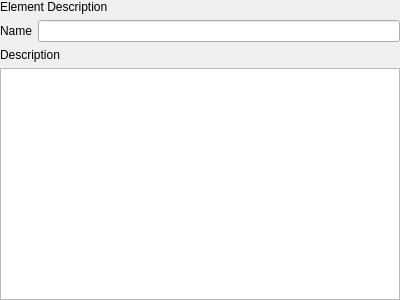
<?xml version="1.0" encoding="UTF-8"?>
<ui version="4.0">
 <class>CreateCmdlineBasedWorkerWizardNamePage</class>
 <widget class="QWizardPage" name="CreateCmdlineBasedWorkerWizardNamePage">
  <property name="geometry">
   <rect>
    <x>0</x>
    <y>0</y>
    <width>400</width>
    <height>300</height>
   </rect>
  </property>
  <property name="windowTitle">
   <string>WizardPage</string>
  </property>
  <layout class="QVBoxLayout" name="verticalLayout">
   <property name="leftMargin">
    <number>0</number>
   </property>
   <property name="topMargin">
    <number>0</number>
   </property>
   <property name="rightMargin">
    <number>0</number>
   </property>
   <property name="bottomMargin">
    <number>0</number>
   </property>
   <item>
    <widget class="QLabel" name="lblTitle">
     <property name="text">
      <string>Element Description</string>
     </property>
    </widget>
   </item>
   <item>
    <layout class="QHBoxLayout" name="nameLayout">
     <item>
      <widget class="QLabel" name="lblName">
       <property name="text">
        <string>Name</string>
       </property>
      </widget>
     </item>
     <item>
      <widget class="QLineEdit" name="leName"/>
     </item>
    </layout>
   </item>
   <item>
    <widget class="QLabel" name="lblDescription">
     <property name="text">
      <string>Description</string>
     </property>
    </widget>
   </item>
   <item>
    <widget class="QTextEdit" name="teDescription">
     <property name="acceptRichText">
      <bool>true</bool>
     </property>
    </widget>
   </item>
  </layout>
 </widget>
 <resources/>
 <connections/>
</ui>
